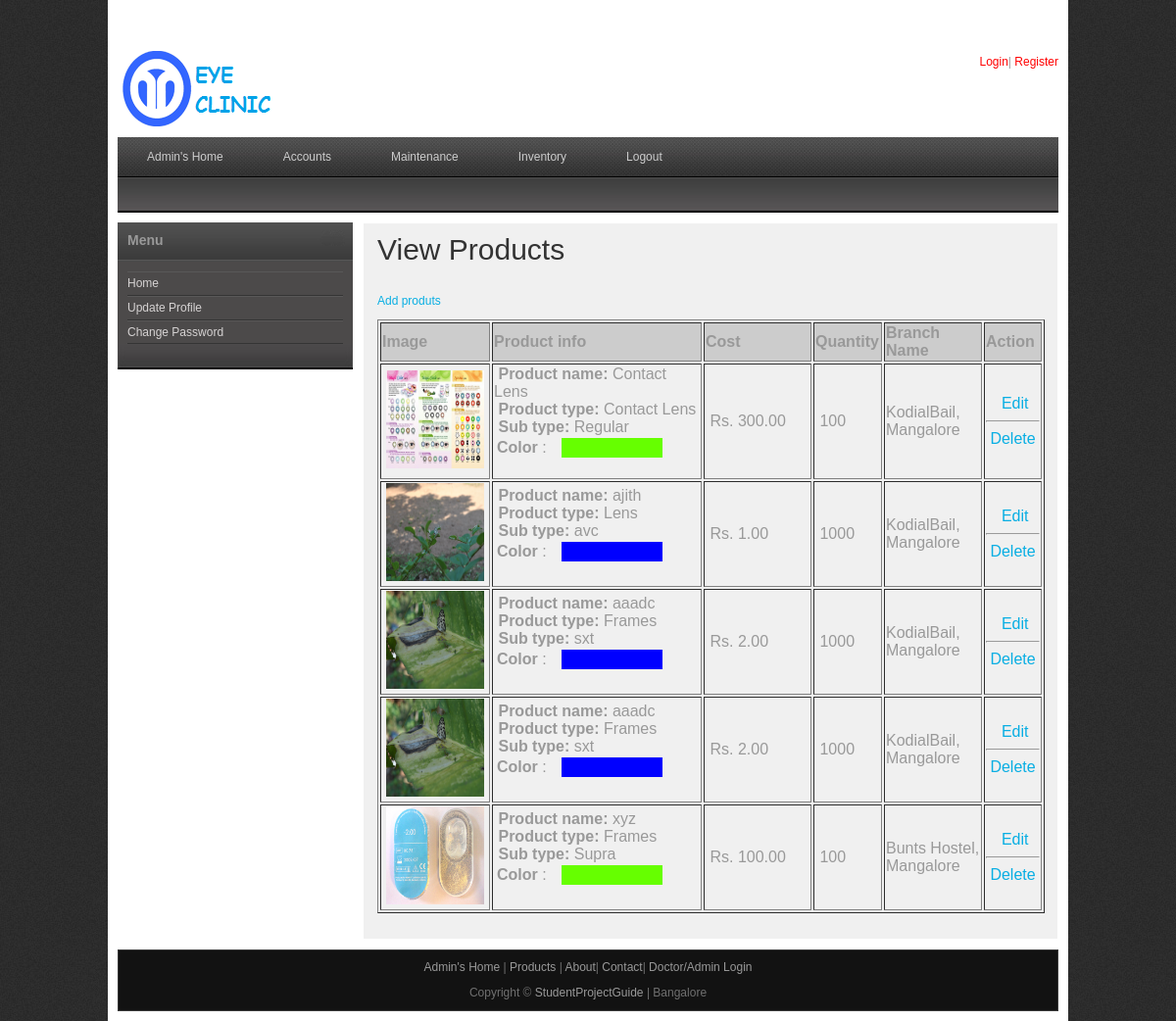
Screenshot of /viewproducts.php (signed in) with the database file from the repository.
### tables this page shows
CREATE TABLE IF NOT EXISTS `products` (
  `prod_id` int(10) NOT NULL AUTO_INCREMENT,
  `branch_id` int(10) NOT NULL,
  `name` varchar(50) NOT NULL,
  `product_type` varchar(50) NOT NULL,
  `sub_type` varchar(25) NOT NULL,
  `image` varchar(100) NOT NULL,
  `color` varchar(20) NOT NULL,
  `cost` double(10,2) NOT NULL,
  `quantity` int(10) NOT NULL,
  PRIMARY KEY (`prod_id`)
);

CREATE TABLE IF NOT EXISTS `branch` (
  `branch_id` int(10) NOT NULL AUTO_INCREMENT,
  `branch_name` varchar(30) NOT NULL,
  `description` varchar(50) NOT NULL,
  PRIMARY KEY (`branch_id`)
);

### viewproducts.php (the view, shortened to what this page needs)
<?php
include("includes/header.php");
include("includes/conn.php");
mysqli_query($con,"DELETE FROM products WHERE prod_id='$_GET[delid]'");
?>
    <div id="templatemo_main">
   		<div id="sidebar" class="float_l">
        	<div class="sidebar_box"><span class="bottom"></span>
            	<?php
				include("sidebar.php");
			?>
            </div>
   		</div>
        <div id="content" class="float_r">
        <h1>View Products</h1>
        <p><a href="addproduct.php">Add produts</a></p>
        <form action="" method="post" enctype="multipart/form-data" name="adprod" id="adprod" onsubmit="return validation()">
          <table width="681" border="1">
            <tr bgcolor="#CCCCCC">
              <td width="108"><strong>Image</strong></td>
              <td width="210"><strong>Product info</strong></td>
              <td width="106"><strong>Cost</strong></td>
              <td width="66"><strong>Quantity</strong></td>
              <td width="96"><strong>Branch Name</strong></td>
              <td width="55"><strong>Action</strong></td>
            </tr>
            <?php
			$resultquery = mysqli_query($con,"SELECT * FROM  products");
		while($rowrec = mysqli_fetch_array($resultquery))
		{
			?>
            <tr>
              <td>&nbsp;<img src="upload/<?php   echo $rowrec[image]; ?>" width="100" height="100"  /></td>
              <td>&nbsp;<strong>Product name: </strong><?php   echo $rowrec[name]; ?><br />
             &nbsp;<strong>Product type:</strong> <?php   echo $rowrec[product_type]; ?><br />
              &nbsp;<strong>Sub type:</strong> <?php   echo $rowrec[sub_type]; ?><br /><table width="174" border="0">
                <tr>
                  <td width="37"><strong>Color</strong> : </td>
                  <td width="68" bgcolor="<?php   echo $rowrec[color]; ?>">&nbsp;</td>
                </tr>
              </table>
              <br />
              </td>
              <td>&nbsp;Rs. <?php   echo $rowrec[cost]; ?></td>
              <td>&nbsp;<?php   echo $rowrec[quantity]; ?></td>
              <td>
			  <?php
$resultquery1 = mysqli_query($con,"SELECT * FROM  branch where branch_id='$rowrec[branch_id]'");
$rowrec1 = mysqli_fetch_array($resultquery1);
			  echo $rowrec1[branch_name];
			  ?>
              </td>
              <td align="center"		>&nbsp;<?php   echo
			  "<a href='addproduct.php?prodid=$rowrec[prod_id]'>Edit</a> <hr>
			  <a href='viewproducts.php?delid=$rowrec[prod_id]'>Delete</a>"; ?></td>
            </tr>
            <?php
		}
		?>
          </table>
        </form>
      </div>
    </div>
<?php
include("includes/footer.php");
?>

### css/templatemo_style.css (style rules this page uses)
body { margin: 0; padding: 0; color: #999; font-family: Tahoma, Geneva, sans-serif; font-size: 12px; line-height: 1.4em; background-color: #2e2e2e; background-repeat: repeat; background-image: url(../images/templatemo_body.jpg) }
a, a:link, a:visited { color: #08aee3; font-weight: normal; text-decoration: none; }
p { margin: 0 0 10px 0; padding: 0; }
img { border: none; }
h1, h2, h3, h4, h5, h6 { color: #333; font-weight: normal; }
h1 { font-size: 30px; margin: 0 0 30px; padding: 5px 0; }
.float_l { float: left }
.float_r { float: right }
#templatemo_main { width: 100%; margin-bottom: 10px; }
#content { width: 680px; background: #f0f0f0; border: 1px solid #fff; padding: 14px; }
#sidebar { width: 240px }
.sidebar_box { position: relative; background: #4c4a4a; margin-bottom: 36px; }
.sidebar_box span.bottom { position: absolute; bottom: -26px; left: 0; width: 240px; height: 26px; background: url(../images/templatemo_sidebar_bottom.jpg) }

### rows the page displays
products: image (picture), name "Contact Lens", product_type "Contact Lens", sub_type "Regular", cost "300.00", quantity "100", branch.branch_name "KodialBail, Mangalore"
products: image (picture), name "ajith", product_type "Lens", sub_type "avc", cost "1.00", quantity "1000", branch.branch_name "KodialBail, Mangalore"
products: image (picture), name "aaadc", product_type "Frames", sub_type "sxt", cost "2.00", quantity "1000", branch.branch_name "KodialBail, Mangalore"
products: image (picture), name "aaadc", product_type "Frames", sub_type "sxt", cost "2.00", quantity "1000", branch.branch_name "KodialBail, Mangalore"
products: image (picture), name "xyz", product_type "Frames", sub_type "Supra", cost "100.00", quantity "100", branch.branch_name "Bunts Hostel, Mangalore"
